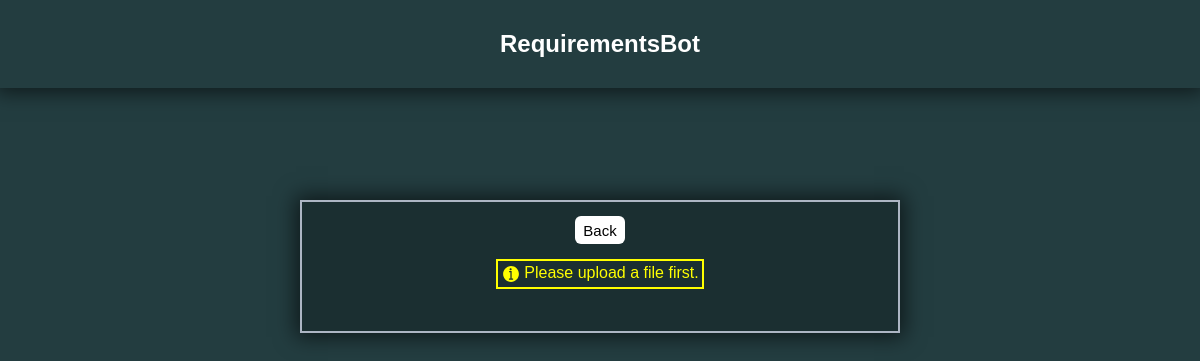
/requirements, run on an earlier commit of the app's database.
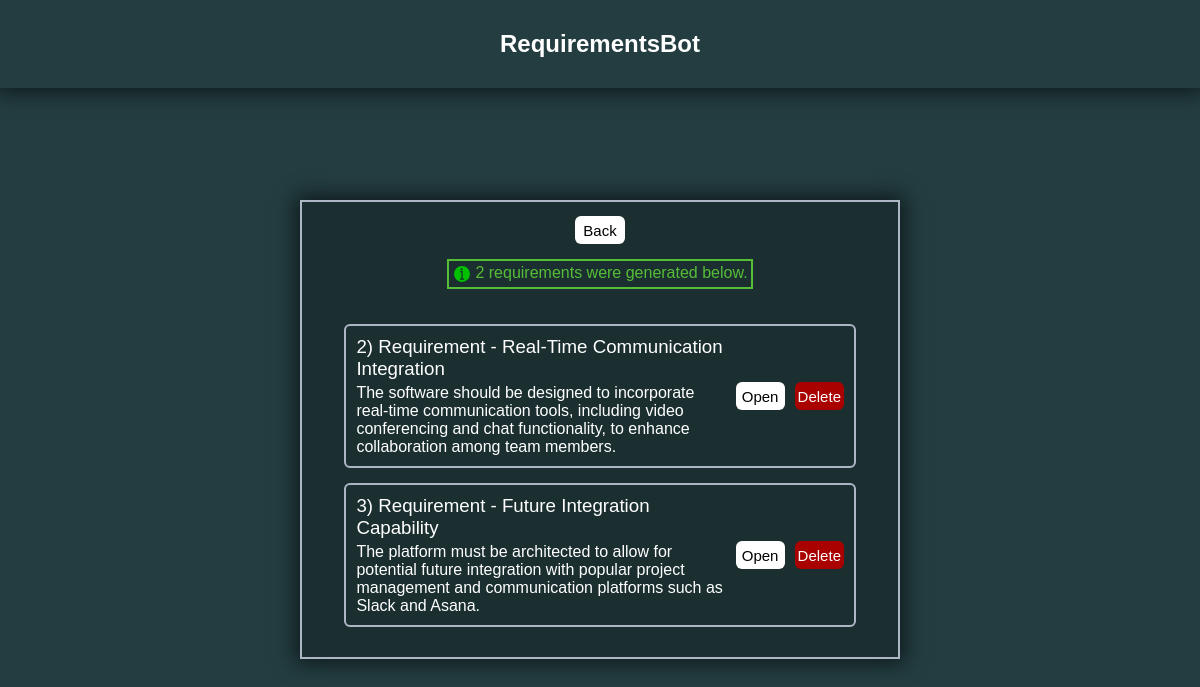
And on a later commit of the database.
### GPTCommunication/models.py (models this page shows, shortened)
class RequirementsList(models.Model):
    requirementID = models.IntegerField(primary_key=True)
    requirementName = models.CharField(max_length=100)
    requirementDescription = models.TextField()

### GPTCommunication/views.py (the view)
# urls.py: path("requirements", views.RequirementDisplay.showRequirements, name="Requirements"),
    def showRequirements(request):
        requirements = RequirementsList.objects.all()
        return render(request, "GPTCommunication/requirements.html", {
            "requirements": requirements,
            "requirementsCount": requirements.count()
        })

### GPTCommunication/templates/GPTCommunication/requirements.html (shortened to what this page needs)
{% extends "base.html" %}
{% load static %}
{% block css_files %}
    <link rel="stylesheet" href="{% static "GPTCommunication/requirements.css" %}">
{% endblock css_files %}
{% block content %}
<div id="Layout">
    <div id="BackButtonArea">
        <button id="BackButton" onclick="location.href='{% url "ReqGen"%}';">Back</button>
    </div>
    {% if requirements %}
    <div id="SuccessMessage">
        <div id="BorderAreaSuccess">
            <div id="IconArea">
                <img src="{% static "images/Info_Green.svg" %}" alt="ErrorIcon" width="20px" height="20px">
            </div>
            <p>{{ requirementsCount }} requirements were generated below.</p>
        </div>
    </div>
    <div class="RequirementsArea">
        <div class="RequirementsList">
            {% for requirement in requirements %}
            <div class="Requirements">
                <div class="RequirementElement">
                    <div id="RequirementDescription" >
                        <h3 id="RequirementName">{{requirement.requirementID}}) {{requirement.requirementName }}</h3>
                        <p>{{ requirement.requirementDescription }}</p>
                    </div>
                    <div class="ButtonArea">
                        <div class="DetailButtonArea">
                            <button class="DetailButton" onclick="location.href='{% url "RequirementDetail" requirement.requirementID %}';">Open</button>
                        </div>
                        <div class="DeleteButtonArea">
                            <button class="DeleteButton" onclick="location.href='{% url "ConfDelete" requirement.requirementID %}';">Delete</button>
                        </div>
                    </div>
                </div>
            </div>
            {% endfor %}
        </div>
    </div>
    {% else %}
    <div id="InfoMessage">
        <div id="BorderAreaInfo">
            <div id="IconArea">
                <img src="{% static "images/Info_Yellow.svg" %}" alt="ErrorIcon" width="20px" height="20px">
            </div>
            <p>Please upload a file first.</p>
        </div>
    </div>
    {% endif %}
</div>
{% endblock content %}

What changed in the data, as far as the page shows it:
added RequirementsList: requirementID "2", requirementName "Requirement - Real-Time Communication Integration", requirementDescription "The software should be designed to incorporate real-time communication tools, including video conferencing and chat functionality, to enhance collaboration among team members."
added RequirementsList: requirementID "3", requirementName "Requirement - Future Integration Capability", requirementDescription "The platform must be architected to allow for potential future integration with popular project management and communication platforms such as Slack and Asana."
Also different on the page:
{{ requirementsCount }}: (not shown) → "2"
text no longer shown: "Please upload a file first."
text now shown: "requirements were generated below."
